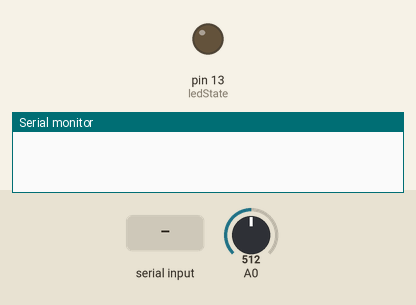
This sketch was run on a simulated Arduino Uno, built with avr-gcc and run on an emulated ATmega328P. On the bench: output pins drawn as LEDs (lit = HIGH), the last lines printed to the serial monitor. The inputs (shaded band) are chosen by the test bench; at power-on: A0 = 512.

Above: at 2.7 s.
2.8 s: "ON" received over Serial
At 3.4 s:
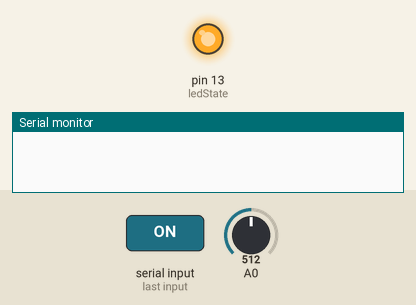
5.8 s: "OFF" received over Serial
At 8.2 s:
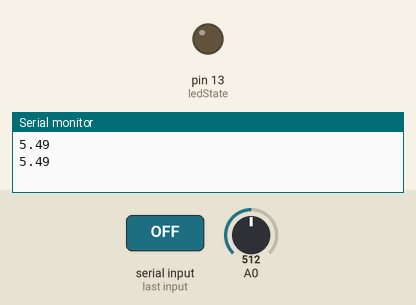
Timing chart, 0 to 9.7 s (numbered marks = the images above; inputs shaded):
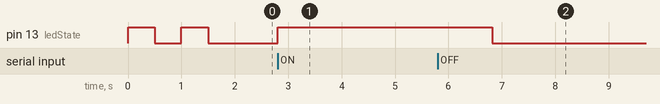

Measured:
- after the input at 2.8 s, pin 13 (ledState): LOW → HIGH at once
- after the input at 5.8 s, pin 13 (ledState): HIGH → LOW after 1.0 s

The sketch:

Ohmeter_v2.ino
```cpp
// Declaración de Variables - - - - - - - - - - - - - - - - - - - - - - - - - - - - - - - - - - - - - - - -
float   ohm1;
int     ledState = 13;  /* Se declara el pin 13 como Led State. */
String  orden = "";     /* Esta variable organiza la cadena de caracteres recibidos por UART BlUETOOTH. */
char    unCaracter;     /* Variable que almacena un caracter por tiempo. */
int     actADC = 0;
// - - - - - - - - - - - - - - - - - - - - - - - - - - - - - - - - - - -  - - - - - - - - - - - - - - - - -


// Configuraciones  - - - - - - - - - - - - - - - - - - - - - - - - - - - - - - - - - - - - - - - - - - - -
void setup() {
  Serial.begin(9600);
  pinMode(ledState,OUTPUT);
  analogReference(INTERNAL);  //Ref = 1.1V
// Led State
  digitalWrite(ledState,HIGH);
  delay(500);
  digitalWrite(ledState,LOW);
  delay(500);
  digitalWrite(ledState,HIGH);
  delay(500);
  digitalWrite(ledState,LOW);
}
// - - - - - - - - - - - - - - - - - - - - - - - - - - - - - - - - - - -  - - - - - - - - - - - - - - - - -


// Programa Principal - - - - - - - - - - - - - - - - - - - - - - - - - - - - - - - - - - - - - - - - - - -
void loop(){

/* Se arma una cadena de caracteres a partir de los caracteres recibidos uno a uno por UART Bluetooth*/
  if (Serial.available()){
    while (Serial.available()){
      delay(3);
      unCaracter = Serial.read();
      orden += unCaracter;
    }
  }

/* Si el estado corresponde a ON, encendemos ADC. */
  if (orden == "ON"){
    digitalWrite(ledState,HIGH);
    ohm1=0;
    actADC = 1;
    orden = ""; /* limpiamos la variable de activación para que no se repita la orden sin razón. */
  }
/* Si el estado corresponde a OFF, apagamos ADC. */
  if (orden == "OFF"){
    digitalWrite(ledState,LOW);
    actADC = 0;
    orden = ""; /* limpiamos la variable de activación para que no se repita la orden sin razón. */
  }

// Lectura Análoga
  if (actADC == 1){
    for (int i=0; i<20; i++){
      ohm1=analogRead(0)+ohm1;
      delay(100);
    }
    ohm1=ohm1/20;
    ohm1 = ohm1 * 10.96;
    ohm1 = ohm1 / 1023;
    Serial.println(ohm1);
  }

}
// - - - - - - - - - - - - - - - - - - - - - - - - - - - - - - - - - - -  - - - - - - - - - - - - - - - - -
```
